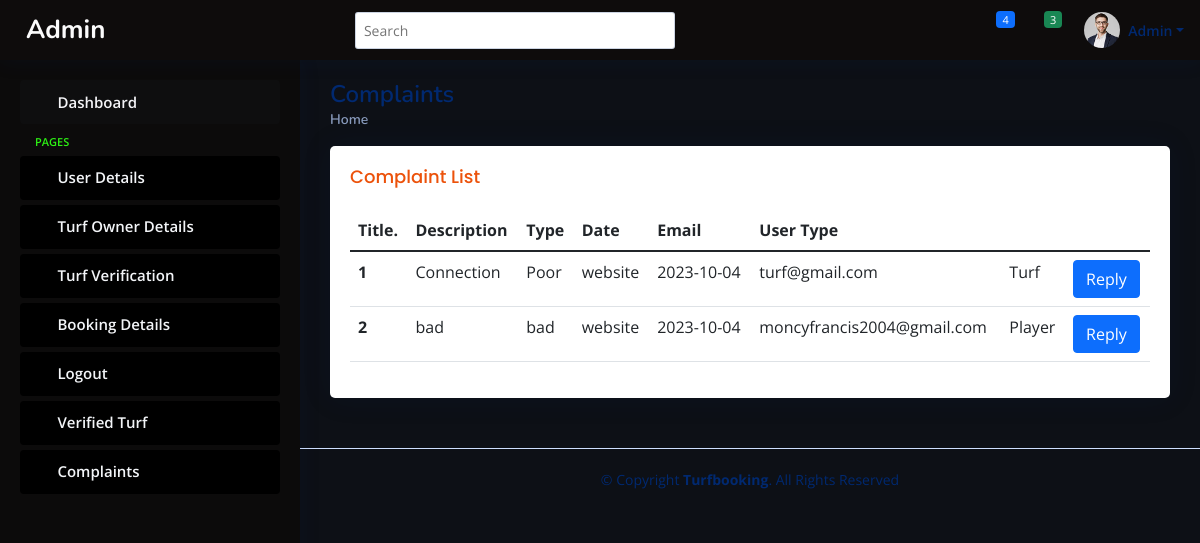
Screenshot of /admin0/complaints.php with the database file from the repository.
### tables this page shows
CREATE TABLE `complaint` (
  `complaint_id` int(30) NOT NULL,
  `title` varchar(40) NOT NULL,
  `description` varchar(200) NOT NULL,
  `type` varchar(10) NOT NULL,
  `date` date NOT NULL,
  `email` varchar(50) NOT NULL,
  `reply` varchar(10) NOT NULL,
  `usertype` int(11) NOT NULL
);

### connect.php (called while the page is built, shortened)
<?php
$dbname="turf";
$conn=mysqli_connect("localhost","root","",$dbname);
function select_data($sql)
{
  global $conn;
  $res = mysqli_query($conn, $sql);
  if ($res)
    return $res;
  else
    return False;
}
?>

### admin0/complaints.php (the view, shortened to what this page needs)
<?php
include("header.php");
?>
<main id="main" class="main">
  <div class="pagetitle">
    <h1>Complaints</h1>
    <nav>
      <ol class="breadcrumb">
        <li class="breadcrumb-item"><a href="header.php">Home</a></li>
      </ol>
    </nav>
  </div>
  <section class="section dashboard">
    <div class="row">
      <section class="section">
        <div class="row">
          <div class="col-lg-12">
          <div class="card">
          <div class="card-body">
            <h5 class="card-title">
              Complaint List
            </h5>
            <table class="table datatable">
              <thead>
                <tr>
                  <th scope="col">Title.</th>
                  <th scope="col">Description</th>
                  <th scope="col">Type</th>
                  <th scope="col">Date</th>
                  <th scope="col">Email</th>
                  <th scope="col">User Type</th>
                </tr>
              </thead>
              <tbody>
                <?php
                $sql = "SELECT * FROM `complaint`WHERE reply=0";
                $data = select_data($sql);
                $n = 1;
                while ($row = mysqli_fetch_assoc($data)) {
                  ?>
                  <tr>
                    <th scope='row'>
                      <?php echo $n++; ?>
                    </th>
                    <td>
                      <?php echo $row['title'] ?>
                    </td>
                    <td>
                      <?php echo $row['description'] ?>
                    </td>
                    <td>
                      <?php echo $row['type'] ?>
                    </td>
                    <td>
                      <?php echo $row['date'] ?>
                    </td>
                    <td>
                      <?php echo $row['email'] ?>
                    </td>
                    <td><?php
                        if($row['usertype']==1)
                        echo "Player";
                        else  if($row['usertype']==2)
                        echo "Turf";
                      ?>
                    </td>
                    <td>
    <a href="../php/reply.php?complaint_id=<?php echo $row['complaint_id']; ?>" class="btn btn-primary">Reply</a>
</td>
                  </tr>
                  <?php
                }
                ?>
              </tbody>
            </table>
          </div>
        </div>
    </div>
    </div>
  </section>
</main>

### admin0/assets/css/style.css (style rules this page uses)
:root { scroll-behavior: smooth; }
body { font-family: "Open Sans", sans-serif; background: #0d1016; color: #f5dd07; }
a { color: #4154f1; text-decoration: none; }
h1, h2, h3, h4, h5, h6 { font-family: "Nunito", sans-serif; }
#main { margin-top: 60px; padding: 20px 30px; transition: all 0.3s; }
.pagetitle { margin-bottom: 10px; }
.pagetitle h1 { font-size: 24px; margin-bottom: 0; font-weight: 600; color: #012970; }
.card { margin-bottom: 30px; border: none; border-radius: 5px; box-shadow: 0px 0 30px rgba(1, 41, 112, 0.1); }
.card-title { padding: 20px 0 15px 0; font-size: 18px; font-weight: 500; color: #ec520b; font-family: "Poppins", sans-serif; }
.card-body { padding: 0 20px 20px 20px; }
.breadcrumb { font-size: 14px; font-family: "Nunito", sans-serif; color: #899bbd; font-weight: 600; }
.breadcrumb a { color: #899bbd; transition: 0.3s; }
.breadcrumb .breadcrumb-item::before { color: #899bbd; }
@media (min-width: 1200px) { #main, #footer { margin-left: 300px; } }
.footer { padding: 20px 0; font-size: 14px; transition: all 0.3s; border-top: 1px solid #cddfff; }
.footer .copyright { text-align: center; color: #012970; }
.footer .credits { padding-top: 5px; text-align: center; font-size: 13px; color: #012970; }

### rows the page displays
complaint: title "Connection", description "Poor", type "website", date "2023-10-04", email "turf@gmail.com", usertype "Turf"
complaint: title "bad", description "bad", type "website", date "2023-10-04", email "moncyfrancis2004@gmail.com", usertype "Player"
